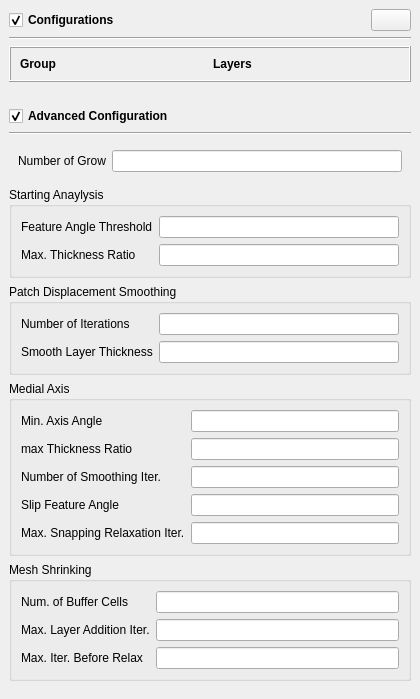
                 <widget class="QWidget" name="scrollAreaWidgetContents_2">
                  <property name="geometry">
                   <rect>
                    <x>0</x>
                    <y>0</y>
                    <width>420</width>
                    <height>689</height>
                   </rect>
                  </property>
                  <layout class="QVBoxLayout" name="verticalLayout_20">
                   <property name="leftMargin">
                    <number>0</number>
                   </property>
                   <property name="topMargin">
                    <number>0</number>
                   </property>
                   <property name="rightMargin">
                    <number>0</number>
                   </property>
                   <property name="bottomMargin">
                    <number>0</number>
                   </property>
                   <item>
                    <widget class="QWidget" name="widget_29" native="true">
                     <layout class="QVBoxLayout" name="verticalLayout_29">
                      <item>
                       <widget class="QWidget" name="widget_30" native="true">
                        <layout class="QHBoxLayout" name="horizontalLayout_16">
                         <property name="leftMargin">
                          <number>0</number>
                         </property>
                         <property name="topMargin">
                          <number>0</number>
                         </property>
                         <property name="rightMargin">
                          <number>0</number>
                         </property>
                         <property name="bottomMargin">
                          <number>0</number>
                         </property>
                         <item>
                          <widget class="FolderHeader" name="boundaryLayerConfigurationsHeader">
                           <property name="sizePolicy">
                            <sizepolicy hsizetype="Expanding" vsizetype="Fixed">
                             <horstretch>0</horstretch>
                             <verstretch>0</verstretch>
                            </sizepolicy>
                           </property>
                           <property name="font">
                            <font>
                             <bold>true</bold>
                            </font>
                           </property>
                           <property name="text">
                            <string>Configurations</string>
                           </property>
                           <property name="checked">
                            <bool>true</bool>
                           </property>
                          </widget>
                         </item>
                         <item>
                          <widget class="FlatPushButton" name="boundaryLayerConfigurationsAdd">
                           <property name="text">
                            <string/>
                           </property>
                           <property name="icon">
                            <iconset resource="../../../resource.qrc">
                             <normaloff>:/icons/add-circle-outline.svg</normaloff>:/icons/add-circle-outline.svg</iconset>
                           </property>
                          </widget>
                         </item>
                        </layout>
                       </widget>
                      </item>
                      <item>
                       <widget class="Line" name="line_15">
                        <property name="orientation">
                         <enum>Qt::Horizontal</enum>
                        </property>
                       </widget>
                      </item>
                      <item>
                       <widget class="ListTable" name="boundaryLayerConfigurations">
                        <property name="styleSheet">
                         <string notr="true"/>
                        </property>
                        <property name="frameShape">
                         <enum>QFrame::Box</enum>
                        </property>
                        <property name="frameShadow">
                         <enum>QFrame::Raised</enum>
                        </property>
                        <layout class="QGridLayout" name="gridLayout_3">
                         <item row="0" column="1">
                          <widget class="QLabel" name="label_47">
                           <property name="font">
                            <font>
                             <bold>true</bold>
                            </font>
                           </property>
                           <property name="text">
                            <string>Layers</string>
                           </property>
                          </widget>
                         </item>
                         <item row="0" column="0">
                          <widget class="QLabel" name="label_48">
                           <property name="font">
                            <font>
                             <bold>true</bold>
                            </font>
                           </property>
                           <property name="text">
                            <string>Group</string>
                           </property>
                          </widget>
                         </item>
                        </layout>
                       </widget>
                      </item>
                     </layout>
                    </widget>
                   </item>
                   <item>
                    <widget class="QWidget" name="widget_31" native="true">
                     <layout class="QVBoxLayout" name="verticalLayout_30">
                      <item>
                       <widget class="QWidget" name="widget_32" native="true">
                        <layout class="QHBoxLayout" name="horizontalLayout_17">
                         <property name="leftMargin">
                          <number>0</number>
                         </property>
                         <property name="topMargin">
                          <number>0</number>
                         </property>
                         <property name="rightMargin">
                          <number>0</number>
                         </property>
                         <property name="bottomMargin">
                          <number>0</number>
                         </property>
                         <item>
                          <widget class="FolderHeader" name="boundaryLayerAdvancedConfigurationHeader">
                           <property name="sizePolicy">
                            <sizepolicy hsizetype="Expanding" vsizetype="Fixed">
                             <horstretch>0</horstretch>
                             <verstretch>0</verstretch>
                            </sizepolicy>
                           </property>
                           <property name="font">
                            <font>
                             <bold>true</bold>
                            </font>
                           </property>
                           <property name="text">
                            <string>Advanced Configuration</string>
                           </property>
                           <property name="checked">
                            <bool>true</bool>
                           </property>
                          </widget>
                         </item>
                        </layout>
                       </widget>
                      </item>
                      <item>
                       <widget class="Line" name="line_16">
                        <property name="orientation">
                         <enum>Qt::Horizontal</enum>
                        </property>
                       </widget>
                      </item>
                      <item>
                       <widget class="QWidget" name="boundaryLayerAdvancedConfiguration" native="true">
                        <layout class="QVBoxLayout" name="verticalLayout_19">
                         <property name="leftMargin">
                          <number>0</number>
                         </property>
                         <property name="rightMargin">
                          <number>0</number>
                         </property>
                         <item>
                          <widget class="QWidget" name="widget_15" native="true">
                           <layout class="QFormLayout" name="formLayout_7">
                            <property name="topMargin">
                             <number>0</number>
                            </property>
                            <item row="0" column="0">
                             <widget class="QLabel" name="label_14">
                              <property name="text">
                               <string>Number of Grow</string>
                              </property>
                             </widget>
                            </item>
                            <item row="0" column="1">
                             <widget class="QLineEdit" name="nGrow"/>
                            </item>
                           </layout>
                          </widget>
                         </item>
                         <item>
                          <widget class="QGroupBox" name="groupBox_5">
                           <property name="title">
                            <string>Starting Anaylysis</string>
                           </property>
                           <layout class="QFormLayout" name="formLayout_9">
                            <item row="1" column="0">
                             <widget class="QLabel" name="label_17">
                              <property name="text">
                               <string>Max. Thickness Ratio</string>
                              </property>
                             </widget>
                            </item>
                            <item row="1" column="1">
                             <widget class="QLineEdit" name="maxFaceThicknessRatio"/>
                            </item>
                            <item row="0" column="0">
                             <widget class="QLabel" name="label_60">
                              <property name="text">
                               <string>Feature Angle Threshold</string>
                              </property>
                             </widget>
                            </item>
                            <item row="0" column="1">
                             <widget class="QLineEdit" name="featureAngleThreshold"/>
                            </item>
                           </layout>
                          </widget>
                         </item>
                         <item>
                          <widget class="QGroupBox" name="groupBox_6">
                           <property name="title">
                            <string>Patch Displacement Smoothing</string>
                           </property>
                           <layout class="QFormLayout" name="formLayout_10">
                            <item row="0" column="0">
                             <widget class="QLabel" name="label_30">
                              <property name="text">
                               <string>Number of Iterations</string>
                              </property>
                             </widget>
                            </item>
                            <item row="0" column="1">
                             <widget class="QLineEdit" name="nSmoothSurfaceNormals"/>
                            </item>
                            <item row="1" column="0">
                             <widget class="QLabel" name="label_31">
                              <property name="text">
                               <string>Smooth Layer Thickness</string>
                              </property>
                             </widget>
                            </item>
                            <item row="1" column="1">
                             <widget class="QLineEdit" name="nSmoothThickness"/>
                            </item>
                           </layout>
                          </widget>
                         </item>
                         <item>
                          <widget class="QGroupBox" name="groupBox_7">
                           <property name="title">
                            <string>Medial Axis</string>
                           </property>
                           <layout class="QFormLayout" name="formLayout_11">
                            <item row="0" column="0">
                             <widget class="QLabel" name="label_32">
                              <property name="text">
                               <string>Min. Axis Angle</string>
                              </property>
                             </widget>
                            </item>
                            <item row="0" column="1">
                             <widget class="QLineEdit" name="minMedialAxisAngle"/>
                            </item>
                            <item row="1" column="0">
                             <widget class="QLabel" name="label_33">
                              <property name="text">
                               <string>max Thickness Ratio</string>
                              </property>
                             </widget>
                            </item>
                            <item row="1" column="1">
                             <widget class="QLineEdit" name="maxThicknessToMedialRatio"/>
                            </item>
                            <item row="2" column="0">
                             <widget class="QLabel" name="label_34">
                              <property name="text">
                               <string>Number of Smoothing Iter.</string>
                              </property>
                             </widget>
                            </item>
                            <item row="2" column="1">
                             <widget class="QLineEdit" name="nSmoothNormals"/>
                            </item>
                            <item row="3" column="0">
                             <widget class="QLabel" name="label_35">
                              <property name="text">
                               <string>Slip Feature Angle</string>
                              </property>
                             </widget>
                            </item>
                            <item row="3" column="1">
                             <widget class="QLineEdit" name="slipFeatureAngle"/>
                            </item>
                            <item row="4" column="0">
                             <widget class="QLabel" name="label_36">
                              <property name="text">
                               <string>Max. Snapping Relaxation Iter.</string>
                              </property>
                             </widget>
                            </item>
                            <item row="4" column="1">
                             <widget class="QLineEdit" name="nRelaxIter"/>
                            </item>
                           </layout>
                          </widget>
                         </item>
                         <item>
                          <widget class="QGroupBox" name="groupBox_8">
                           <property name="title">
                            <string>Mesh Shrinking</string>
                           </property>
                           <layout class="QFormLayout" name="formLayout_12">
                            <item row="0" column="0">
                             <widget class="QLabel" name="label_51">
                              <property name="text">
                               <string>Num. of Buffer Cells</string>
                              </property>
                             </widget>
                            </item>
                            <item row="0" column="1">
                             <widget class="QLineEdit" name="nBufferCellsNoExtrude"/>
                            </item>
                            <item row="1" column="0">
                             <widget class="QLabel" name="label_52">
                              <property name="text">
                               <string>Max. Layer Addition Iter.</string>
                              </property>
                             </widget>
                            </item>
                            <item row="1" column="1">
                             <widget class="QLineEdit" name="nLayerIter"/>
                            </item>
                            <item row="2" column="0">
                             <widget class="QLabel" name="label_53">
                              <property name="text">
                               <string>Max. Iter. Before Relax</string>
                              </property>
                             </widget>
                            </item>
                            <item row="2" column="1">
                             <widget class="QLineEdit" name="nRelaxedIter"/>
                            </item>
                           </layout>
                          </widget>
                         </item>
                        </layout>
                       </widget>
                      </item>
                      <item>
                       <spacer name="verticalSpacer_3">
                        <property name="orientation">
                         <enum>Qt::Vertical</enum>
                        </property>
                        <property name="sizeHint" stdset="0">
                         <size>
                          <width>20</width>
                          <height>40</height>
                         </size>
                        </property>
                       </spacer>
                      </item>
                     </layout>
                    </widget>
                   </item>
                  </layout>
                 </widget>
